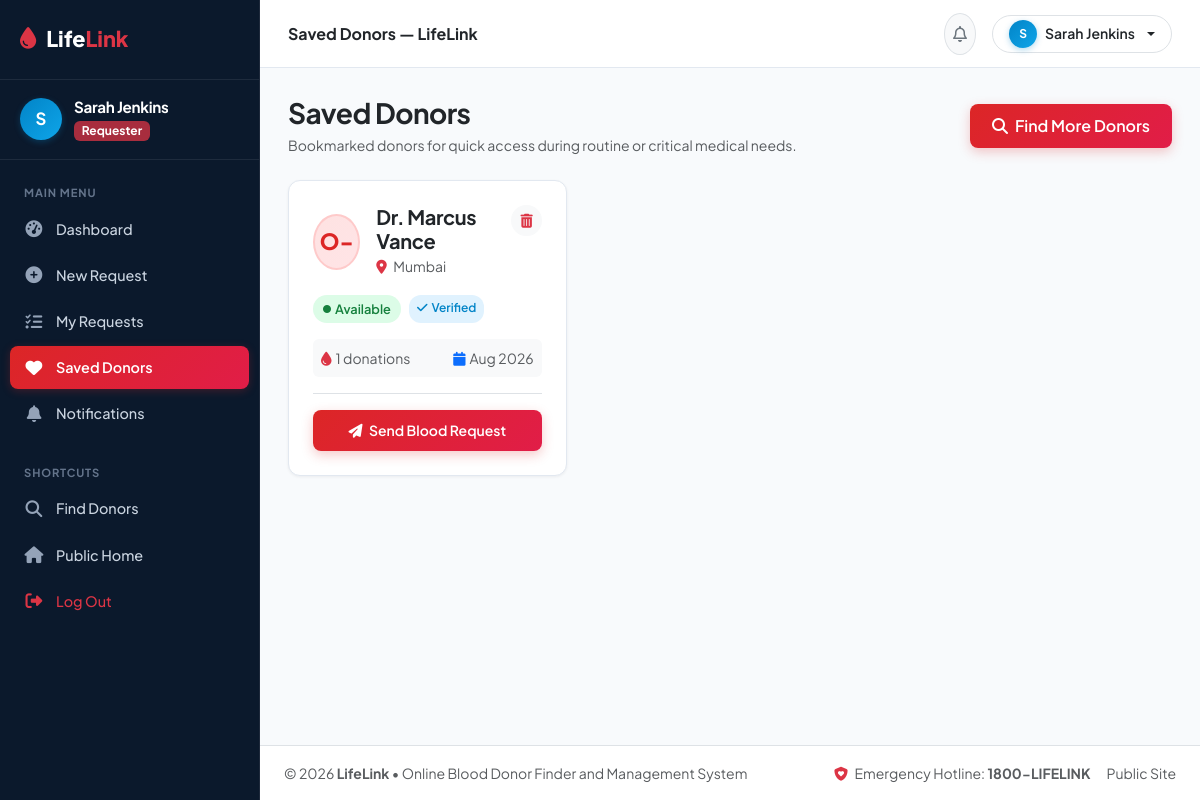
Screenshot of /requester/favourites.php (signed in) with the database file from the repository.
### tables this page shows
CREATE TABLE IF NOT EXISTS `favourites` (
  `favourite_id` INT AUTO_INCREMENT PRIMARY KEY,
  `user_id` INT NOT NULL,
  `donor_id` INT NOT NULL,
  `created_at` TIMESTAMP DEFAULT CURRENT_TIMESTAMP,
  UNIQUE KEY `unique_favourite` (`user_id`, `donor_id`),
  CONSTRAINT `fk_favourites_user` FOREIGN KEY (`user_id`) REFERENCES `users` (`user_id`) ON DELETE CASCADE,
  CONSTRAINT `fk_favourites_donor` FOREIGN KEY (`donor_id`) REFERENCES `donors` (`donor_id`) ON DELETE CASCADE
);

CREATE TABLE IF NOT EXISTS `donors` (
  `donor_id` INT AUTO_INCREMENT PRIMARY KEY,
  `user_id` INT UNIQUE NOT NULL,
  `blood_group` ENUM('A+', 'A-', 'B+', 'B-', 'AB+', 'AB-', 'O+', 'O-') NOT NULL,
  `date_of_birth` DATE NULL,
  `gender` ENUM('Male', 'Female', 'Other') DEFAULT 'Male',
  `state` VARCHAR(100) NOT NULL,
  `city` VARCHAR(100) NOT NULL,
  `area` VARCHAR(100) NULL,
  `pin_code` VARCHAR(20) NOT NULL,
  `availability` ENUM('Available', 'Temporarily Unavailable', 'Not Accepting Requests') DEFAULT 'Available',
  `last_donation_date` DATE NULL,
  `profile_description` TEXT NULL,
  `badges` VARCHAR(255) DEFAULT 'First Donation',
  `hide_phone` TINYINT(1) DEFAULT 0,
  `screening_completed` TINYINT(1) DEFAULT 0,
  `screening_answers` TEXT NULL,
  `screening_date` TIMESTAMP NULL,
  `verification_notes` TEXT NULL,
  `created_at` TIMESTAMP DEFAULT CURRENT_TIMESTAMP,
  `updated_at` TIMESTAMP DEFAULT CURRENT_TIMESTAMP ON UPDATE CURRENT_TIMESTAMP,
  CONSTRAINT `fk_donors_user` FOREIGN KEY (`user_id`) REFERENCES `users` (`user_id`) ON DELETE CASCADE
);

CREATE TABLE IF NOT EXISTS `users` (
  `user_id` INT AUTO_INCREMENT PRIMARY KEY,
  `full_name` VARCHAR(100) NOT NULL,
  `email` VARCHAR(100) UNIQUE NOT NULL,
  `phone` VARCHAR(20) NOT NULL,
  `password` VARCHAR(255) NOT NULL,
  `role` ENUM('donor', 'requester', 'admin') NOT NULL DEFAULT 'donor',
  `account_status` ENUM('active', 'deactivated', 'suspended') DEFAULT 'active',
  `verification_status` ENUM('unverified', 'pending', 'verified', 'rejected') DEFAULT 'pending',
  `created_at` TIMESTAMP DEFAULT CURRENT_TIMESTAMP,
  `updated_at` TIMESTAMP DEFAULT CURRENT_TIMESTAMP ON UPDATE CURRENT_TIMESTAMP
);

### requester/favourites.php (the view, shortened to what this page needs)
<?php
require_once __DIR__ . '/../includes/auth.php';
$currentUser = getCurrentUser();
$userId = $currentUser['user_id'];
$stmt = $db->prepare("SELECT f.favourite_id, d.*, u.full_name, u.phone, u.verification_status,
                      (SELECT COUNT(*) FROM donations dn WHERE dn.donor_id = d.donor_id AND dn.verification_status = 'Verified') as total_donations
                      FROM favourites f
                      JOIN donors d ON f.donor_id = d.donor_id
                      JOIN users u ON d.user_id = u.user_id
                      WHERE f.user_id = ?
                      ORDER BY f.created_at DESC");
$stmt->execute([$userId]);
$favourites = $stmt->fetchAll();
require_once __DIR__ . '/../includes/header.php';
?>
<div class="dashboard-layout">
    <?php require_once __DIR__ . '/../includes/dashboard_sidebar.php'; ?>
    <div class="dashboard-main">
        <?php require_once __DIR__ . '/../includes/dashboard_topbar.php'; ?>
        <div class="dashboard-body">
            <div class="d-flex justify-content-between align-items-center mb-4">
                <div>
                    <h3 class="fw-bold mb-1 text-dark">Saved Donors</h3>
                    <p class="text-muted small mb-0">Bookmarked donors for quick access during routine or critical medical needs.</p>
                </div>
                <a href="<?= BASE_URL ?>/find_donors.php" class="btn btn-lifelink-red">
                    <i class="fa-solid fa-magnifying-glass me-1"></i> Find More Donors
                </a>
            </div>
            <?php if (empty($favourites)): ?>
                <div class="card border-0 shadow-sm rounded-4 p-5 text-center bg-white">
                    <i class="fa-regular fa-heart fa-3x text-secondary opacity-50 mb-3"></i>
                    <h5 class="fw-bold text-dark">No Saved Donors Yet</h5>
                    <p class="text-muted small mb-4">You can bookmark verified donors while browsing the public directory for quick contact.</p>
                    <div>
                        <a href="<?= BASE_URL ?>/find_donors.php" class="btn btn-lifelink-red">Browse Donors Directory</a>
                    </div>
                </div>
            <?php else: ?>
                <div class="row g-4">
                    <?php foreach ($favourites as $d): ?>
                        <div class="col-md-6 col-lg-4">
                            <div class="donor-card bg-white">
                                <div>
                                    <div class="d-flex justify-content-between align-items-start mb-3">
                                        <div class="d-flex align-items-center gap-3">
                                            <div class="blood-badge"><?= htmlspecialchars($d['blood_group']) ?></div>
                                            <div>
                                                <h5 class="fw-bold mb-0 text-dark"><?= htmlspecialchars($d['full_name']) ?></h5>
                                                <small class="text-muted">
                                                    <i class="fa-solid fa-location-dot text-danger me-1"></i>
                                                    <?= htmlspecialchars($d['city']) ?>
                                                </small>
                                            </div>
                                        </div>
                                        <form method="POST" action="" class="d-inline m-0 p-0">
                                            <button type="submit" class="btn btn-light btn-sm text-danger rounded-circle" title="Remove" onclick="return confirmAction('Remove from saved?');">
                                                <i class="fa-solid fa-trash-can"></i>
                                            </button>
                                        </form>
                                    </div>
                                    <div class="d-flex flex-wrap gap-2 mb-3">
                                        <span class="<?= $d['availability'] === 'Available' ? 'badge-available' : 'badge-unavailable' ?>">
                                            <i class="fa-solid fa-circle fa-2xs me-1"></i><?= htmlspecialchars($d['availability']) ?>
                                        </span>
                                        <?php if ($d['verification_status'] === 'verified'): ?>
                                            <span class="badge-verified"><i class="fa-solid fa-check me-1"></i>Verified</span>
                                        <?php endif; ?>
                                    </div>
                                    <div class="bg-light p-2 rounded small text-muted d-flex justify-content-between mb-3">
                                        <span><i class="fa-solid fa-droplet text-danger me-1"></i><?= (int)$d['total_donations'] ?> donations</span>
                                        <span><i class="fa-solid fa-calendar text-primary me-1"></i><?= !empty($d['last_donation_date']) ? date('M Y', strtotime($d['last_donation_date'])) : 'New Donor' ?></span>
                                    </div>
                                </div>
                                <div class="pt-3 border-top d-grid">
                                    <a href="<?= BASE_URL ?>/requester/create_request.php?blood_group=<?= urlencode($d['blood_group']) ?>&city=<?= urlencode($d['city']) ?>" class="btn btn-lifelink-red btn-sm">
                                        <i class="fa-solid fa-paper-plane me-1"></i> Send Blood Request
                                    </a>
                                </div>
                            </div>
                        </div>
                    <?php endforeach; ?>
                </div>
            <?php endif; ?>
<?php require_once __DIR__ . '/../includes/dashboard_footer.php'; ?>

### assets/css/style.css (style rules this page uses)
:root { --primary-red: #DC2626; --primary-red-hover: #B91C1C; --primary-crimson: #E11D48; --primary-dark: #0B192C; --navy-slate: #1E293B; --navy-blue: #1E3A5F; --accent-cyan: #0284C7; --accent-sky: #0EA5E9; --text-primary: #0F172A; --text-muted: #64748B; --bg-light: #F8FAFC; --bg-card: #FFFFFF; --border-color: #E2E8F0; --badge-red-bg: #FEE2E2; --badge-red-text: #DC2626; --badge-cyan-bg: #E0F2FE; --badge-cyan-text: #0284C7; --shadow-sm: 0 2px 8px rgba(15, 23, 42, 0.05); --shadow-md: 0 8px 24px rgba(15, 23, 42, 0.08); --shadow-lg: 0 16px 36px rgba(15, 23, 42, 0.12); --radius-sm: 8px; --radius-md: 12px; --radius-lg: 18px; }
body { font-family: 'Plus Jakarta Sans', system-ui, -apple-system, sans-serif; color: var(--text-primary); background-color: var(--bg-light); line-height: 1.6; overflow-x: hidden; }
h1, h2, h3, h4, h5, h6 { font-weight: 700; color: var(--navy-slate); letter-spacing: -0.02em; }
a { text-decoration: none; color: var(--accent-cyan); transition: all 0.2s ease; }
.btn-lifelink-red { background: linear-gradient(135deg, var(--primary-red), var(--primary-crimson)); color: #FFFFFF; font-weight: 600; border: none; padding: 10px 22px; border-radius: var(--radius-sm); box-shadow: 0 4px 12px rgba(220, 38, 38, 0.25); transition: all 0.2s ease; }
.donor-card { background: #FFFFFF; border: 1px solid var(--border-color); border-radius: var(--radius-md); padding: 24px; box-shadow: var(--shadow-sm); transition: all 0.2s ease; display: flex; flex-direction: column; justify-content: space-between; height: 100%; }
.blood-badge { width: 56px; height: 56px; border-radius: 50%; background: linear-gradient(135deg, #FEE2E2, #FFE4E6); color: var(--primary-red); font-weight: 800; font-size: 1.4rem; display: flex; align-items: center; justify-content: center; border: 2px solid #FECACA; }
.badge-available { background-color: #DCFCE7; color: #15803D; font-weight: 600; padding: 4px 10px; border-radius: 20px; font-size: 0.8rem; }
.badge-verified { background-color: var(--badge-cyan-bg); color: var(--badge-cyan-text); font-weight: 600; padding: 3px 8px; border-radius: 12px; font-size: 0.75rem; }

### assets/css/dashboard.css (style rules this page uses)
:root { --primary-red: #DC2626; --primary-red-hover: #B91C1C; --primary-crimson: #E11D48; --primary-dark: #0B192C; --navy-slate: #1E293B; --navy-blue: #1E3A5F; --accent-cyan: #0284C7; --accent-sky: #0EA5E9; --text-primary: #0F172A; --text-muted: #64748B; --bg-light: #F8FAFC; --border-color: #E2E8F0; --shadow-sm: 0 1px 3px rgba(15, 23, 42, 0.06); --shadow-md: 0 4px 14px rgba(15, 23, 42, 0.06); --shadow-lg: 0 10px 28px rgba(15, 23, 42, 0.08); }
.dashboard-layout { display: flex; min-height: 100vh; background-color: #F8FAFC; }
.dashboard-main { flex-grow: 1; display: flex; flex-direction: column; min-width: 0; background-color: #F8FAFC; }
.dashboard-body { padding: 28px; flex-grow: 1; }

### rows the page displays
favourites: donor.blood_group "O-", users.full_name "Dr. Marcus Vance", donor.city "Mumbai", donor.availability "Available", total_donations "1", donor.last_donation_date "Aug 2026"

### other values shown
substr($currentUser['full_name'] ?? 'U', 0, 1) "S"
$currentUser['full_name'] "Sarah Jenkins"
$role "Requester"
$pageTitle "Saved Donors — LifeLink"
